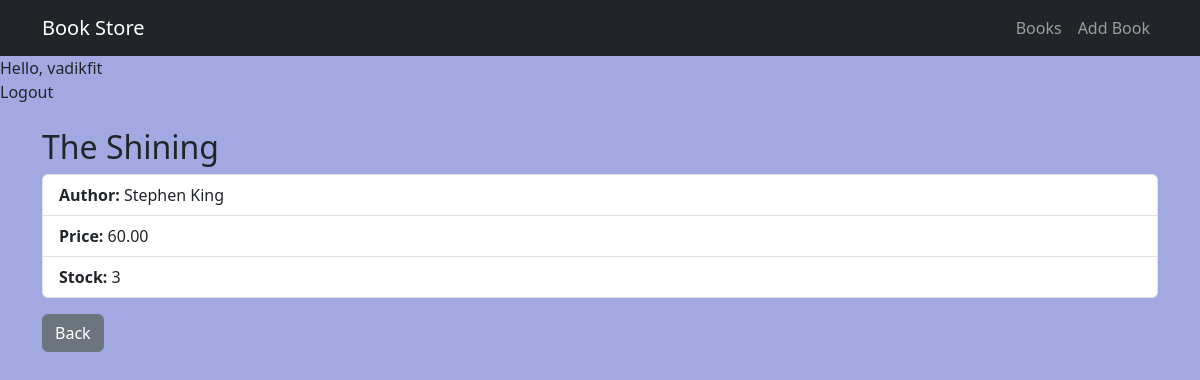
The app's page /books/2/ (signed in) with its own data.
### users/models.py (models this page shows)
class CustomUser(AbstractUser):
    pass

### books/models.py (models this page shows, shortened)
class Book(models.Model):
    category = models.ForeignKey(
        Category,
        on_delete=models.CASCADE,
        related_name='books',
    )
    title = models.CharField(max_length=200)
    author = models.CharField(max_length=200)
    price = models.DecimalField(max_digits=10, decimal_places=2)
    description = models.TextField()
    stock = models.PositiveIntegerField(default=0)

### books/views.py (the view)
# urls.py: path('<int:pk>/', BookDetailView.as_view(), name='book_detail'),
class BookDetailView(DetailView):
    model = Book
    template_name = 'books/book_detail.html'

### books/templates/books/book_detail.html
{% extends "books/base.html" %}
{% block content %}
<h2>{{ object.title }}</h2>
<ul class="list-group mb-3">
    <li class="list-group-item">
        <strong>Author:</strong> {{ object.author }}
    </li>
    <li class="list-group-item">
        <strong>Price:</strong> {{ object.price }}
    </li>
    <li class="list-group-item">
        <strong>Stock:</strong> {{ object.stock }}
    </li>
</ul>
<a href="{% url 'books:book_list' %}" class="btn btn-secondary">
    Back
</a>
{% endblock %}

### books/templates/books/navbar.html (shortened to what this page needs)
<nav class="navbar navbar-expand-lg navbar-dark bg-dark">
    <div class="container">
        <a class="navbar-brand" href="{% url 'books:book_list' %}">
            Book Store
        </a>
        <div class="navbar-nav">
            <a class="nav-link" href="{% url 'books:book_list' %}">
                Books
            </a>
            <a class="nav-link" href="{% url 'books:book_create' %}">
                Add Book
            </a>
        </div>
    </div>
</nav>
{% if user.is_authenticated %}
<span class="navbar-text me-3">
    Hello, {{ user.username }}
</span>
<form action="{% url 'users:logout' %}" method="post" class="d-inline">
    <button type="submit" class="btn btn-link nav-link p-0 border-0 bg-transparent">
        Logout
    </button>
</form>
{% endif %}

### books/static/css/style.css (style rules this page uses)
body { background: #a2a8e2; }

### records on screen
CustomUser: username "vadikfit"
Book: title "The Shining", author "Stephen King", price "60.00", stock "3"
